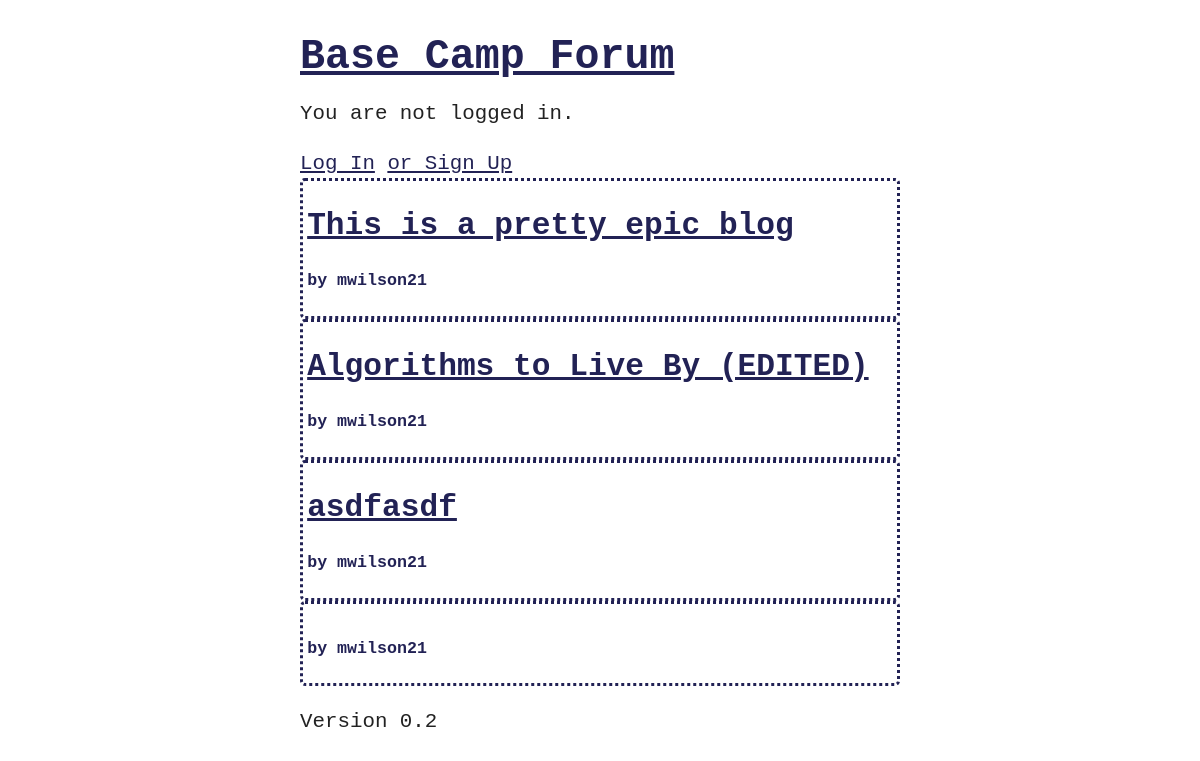
Before: / with the older database file.
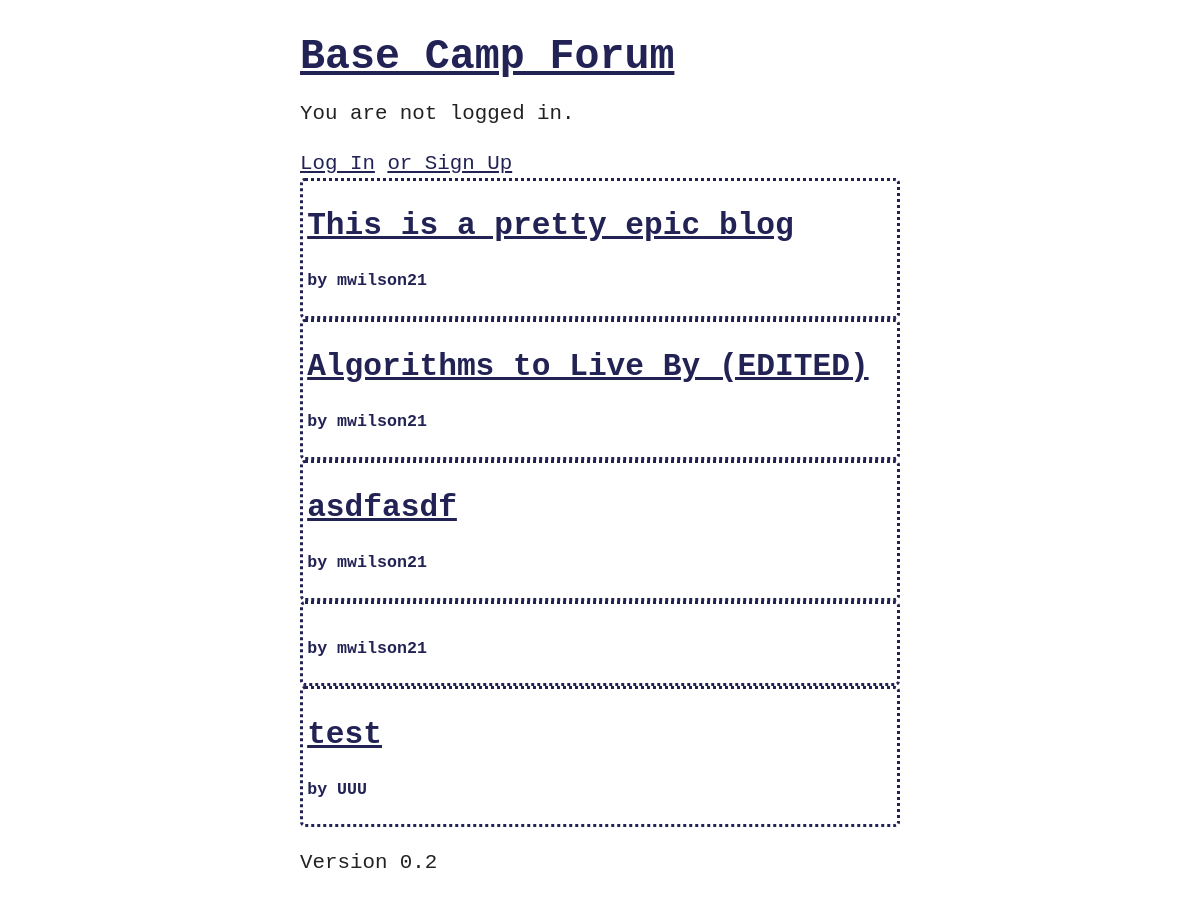
After: the same page with the newer database file.
### blog/models.py (models this page shows, shortened)
class Post(models.Model):
    title = models.CharField(max_length=200)
    author = models.ForeignKey(
        get_user_model(),
        on_delete=models.CASCADE,
    )
    body = models.TextField()

### accounts/models.py (models this page shows)
class CustomUser(AbstractUser):
    age = models.PositiveIntegerField(null=True, blank=True)

### blog/views.py (the view)
# urls.py: path("", BlogListView.as_view(), name="home"),
class BlogListView(ListView):
    model = Post
    template_name = "home.html"
    paginate_by = 25
    def get_queryset(self):
        return (
            Post.objects.all().annotate(num_votes=Count("votes")).order_by("-num_votes")
        )

### templates/home.html (shortened to what this page needs)
{% extends 'base.html' %} {% block content %} {% for post in object_list %}
<div class="post-entry">
  <h2><a href="{% url 'post_detail' post.pk %}">{{ post.title }}</a></h2>
  <h3>by {{ post.author.username }}</h3>
</div>
{% endfor %} {% endblock content %}

Changed rows visible on the page:
added Post: title "test", author.username "UUU"
